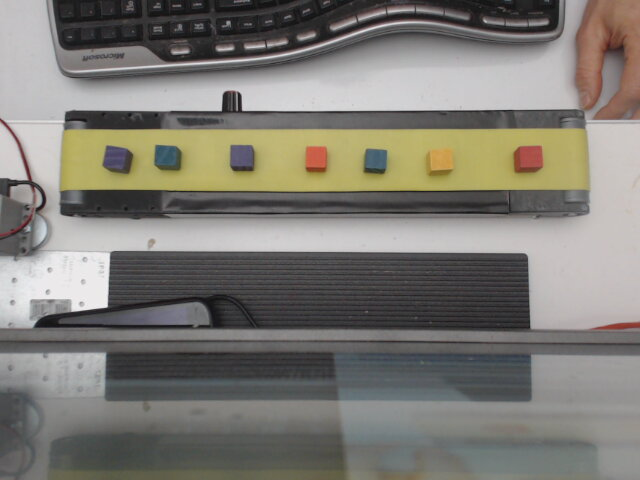
#> input picture cv/img/2018-11-30-205407.jpg, 640 x 480 px
$ python -i cvutils.py   (imports and definitions only)   (older library calls are emulated)
#> lines starting #> are read from the running program, lines starting #| are printed output that depends on the picture; after the words box and inside, x2 and y2 are one past the last pixel; in counts of white or black regions, pixels touching at a corner belong together
#> further down, picture is the input picture: shape (480, 640, 3); mean B, G, R 115.8, 122.8, 125.6
import cv2
from imutils import contours

def preselect(cam=None, image=None):

    if cam is None:
        cam = cv2.VideoCapture(0)

    if image is None:
        print("Capture with camera")
        _, frame = cam.read()
    else:
        frame = image

    show_crosshair = False
    from_center = False
    r = cv2.selectROI(frame, from_center, show_crosshair)
    return r, frame


def get_contours(image):

    # gray = cv2.cvtColor(image, cv2.COLOR_BGR2GRAY)
    gray = image
    blurred = cv2.GaussianBlur(gray, (7, 7), 0)
    # cv2.imshow("Image", blurred)

    # The first thing we are going to do is apply edge detection to
    # the image to reveal the outlines of the coins
    edged = cv2.Canny(blurred, 20, 150)
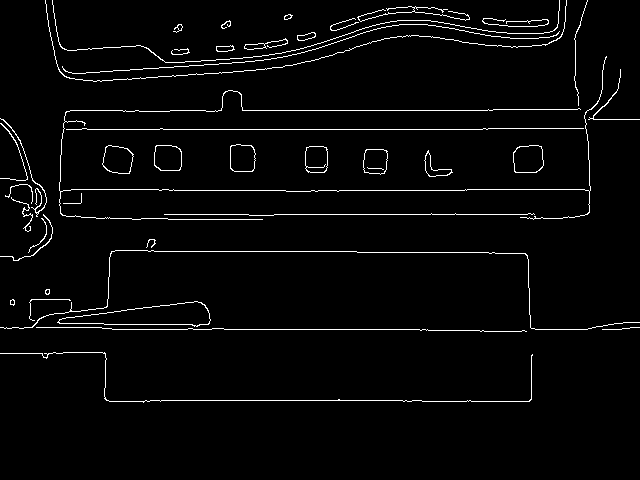
#> edged: shape (480, 640); 2.9% white in thin lines or dots, all inside (x1, y1, x2, y2) = (0, 0, 640, 403)
    # cv2.imshow("Edges", edged)

    # Find contours in the edged image.
    # NOTE: The cv2.findContours method is DESTRUCTIVE to the image
    # you pass in. If you intend on reusing your edged image, be
    # sure to copy it before calling cv2.findContours
    (_, cnts, _) = cv2.findContours(edged.copy(), cv2.RETR_EXTERNAL, cv2.CHAIN_APPROX_SIMPLE)
#> cnts = 41 contours, 23 with area under 20; largest, box (x1, y1, x2, y2) and area: (57, 301, 211, 327) 2184, (513, 145, 544, 173) 726, (102, 145, 134, 174) 683, (154, 145, 182, 171) 628, (230, 144, 256, 172) 618
    # sort the contours from left-to-right and initialize the
    # 'pixels per metric' calibration variable

    if len(cnts) > 0:
        (cnts, _) = contours.sort_contours(cnts)
    else:
        cnts = []

    return [cnts, edged]


def get_cm(img, cnts):
    if len(cnts)==0:
        return []

    for c in cnts:
        # compute the center of the contour, then detect the name of the
        # shape using only the contour
        M = cv2.moments(c)
        ratio =1
        if M["m00"] != 0:
            cX = int((M["m10"] / M["m00"]) * ratio)
            cY = int((M["m01"] / M["m00"]) * ratio)
            cv2.circle(img, (cX, cY), 3, (255, 0, 0), -1)
            cv2.drawContours(img, cnts, -1, (0, 255, 0), 2)
    return [cX, cY]


# [2 lines not run here, left out]

>>> import cv2
>>> picture = cv2.imread('img/2018-11-30-205407.jpg')
>>> result = get_contours(picture)
#> result = 2 items

$ run again, on cv/img/2018-11-30-205421.jpg
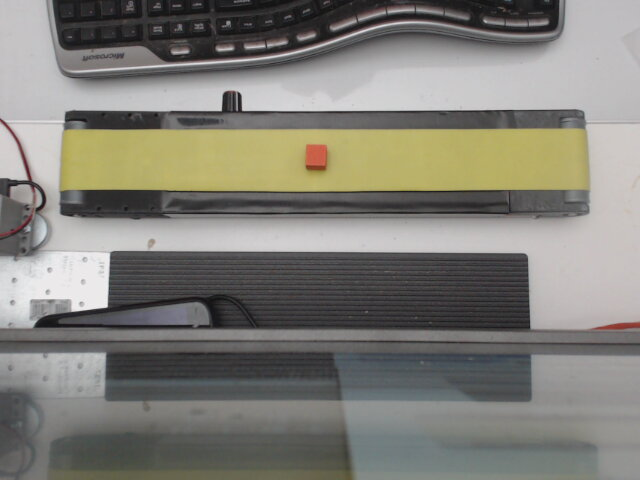
#> input picture cv/img/2018-11-30-205421.jpg, 640 x 480 px
#> picture is the input picture: shape (480, 640, 3); mean B, G, R 119.3, 126.7, 128.4
#> in get_contours, `edged = cv2.Canny(blurred, 20, 150)`:
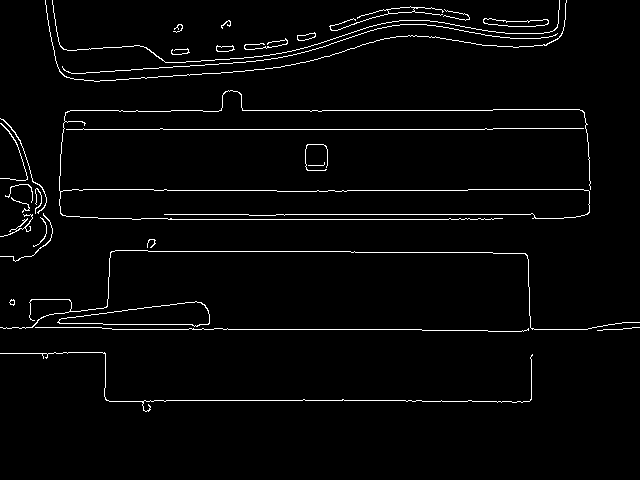
#> edged: shape (480, 640); 2.7% white in thin lines or dots, all inside (x1, y1, x2, y2) = (0, 0, 640, 412)
#> cnts = 31 contours, 20 with area under 20; largest, box (x1, y1, x2, y2) and area: (57, 301, 210, 327) 2172, (483, 18, 549, 27) 330, (329, 6, 444, 31) 136, (297, 32, 316, 41) 86, (216, 45, 235, 52) 81
#> result = 2 items
